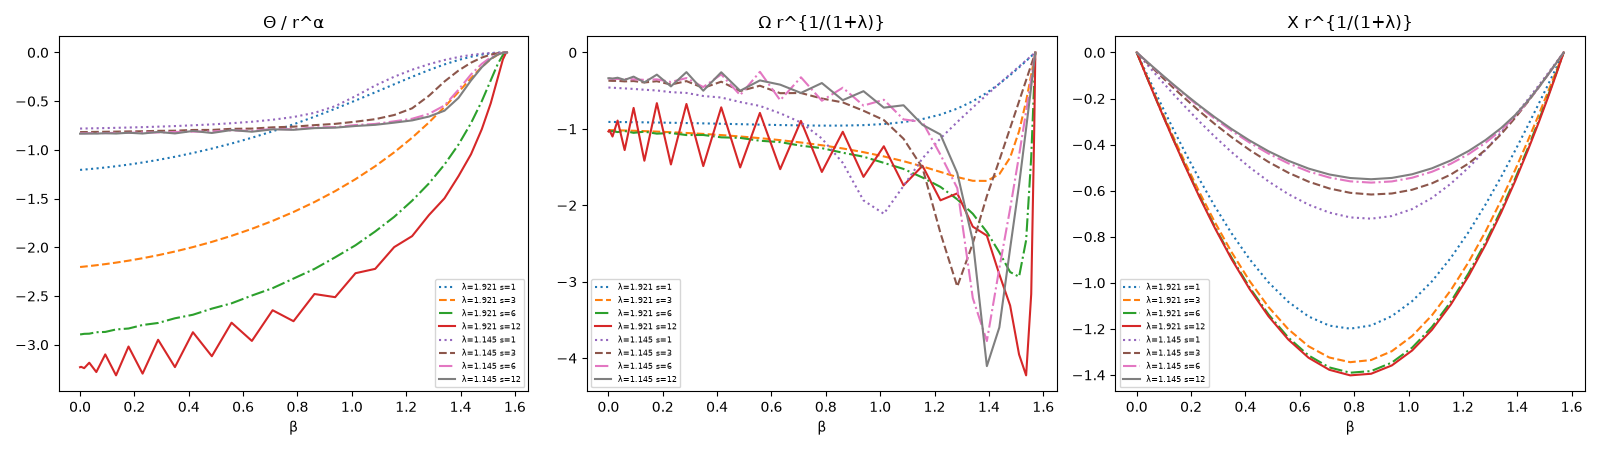

The Python source for this figure:
import numpy as np, sys, re
import matplotlib; matplotlib.use("Agg")
import matplotlib.pyplot as plt
from bq_solver import BQ
from bq_newton import full
fig, ax = plt.subplots(1, 3, figsize=(16, 4.5))
for f, hs in ((sys.argv[1], 0.025), (sys.argv[2], 0.0125)):
    lam = float(re.search(r'lam([0-9.]+?)(?:_|\.npy)', f).group(1))
    B = BQ(lam, hs=hs); Y = np.load(f); X = full(B, Y)
    r = B.march(X / B.ea2[:, None], return_all=True)
    cp = np.where(B.cb > 0, B.cb, 0.0)
    Th = r['Th'] * cp[None, :] ** r['m']; Om = r['Omega']
    al = (lam - 1) / (1 + lam)
    for sv, ls in ((1, ':'), (3, '--'), (6, '-.'), (12, '-')):
        i = np.argmin(np.abs(B.s - sv))
        ax[0].plot(B.beta, Th[i] / np.exp(al * B.s[i]), ls, label=f"λ={lam:.3f} s={sv}")
        ax[1].plot(B.beta, Om[i] * np.exp(B.s[i] / (1 + lam)), ls, label=f"λ={lam:.3f} s={sv}")
        ax[2].plot(B.beta, X[i] * np.exp(B.s[i] / (1 + lam)), ls, label=f"λ={lam:.3f} s={sv}")
ax[0].set_title('Θ / r^α'); ax[1].set_title('Ω r^{1/(1+λ)}'); ax[2].set_title('X r^{1/(1+λ)}')
for a in ax: a.set_xlabel('β'); a.legend(fontsize=6)
plt.tight_layout(); plt.savefig('farfield.png', dpi=100)
